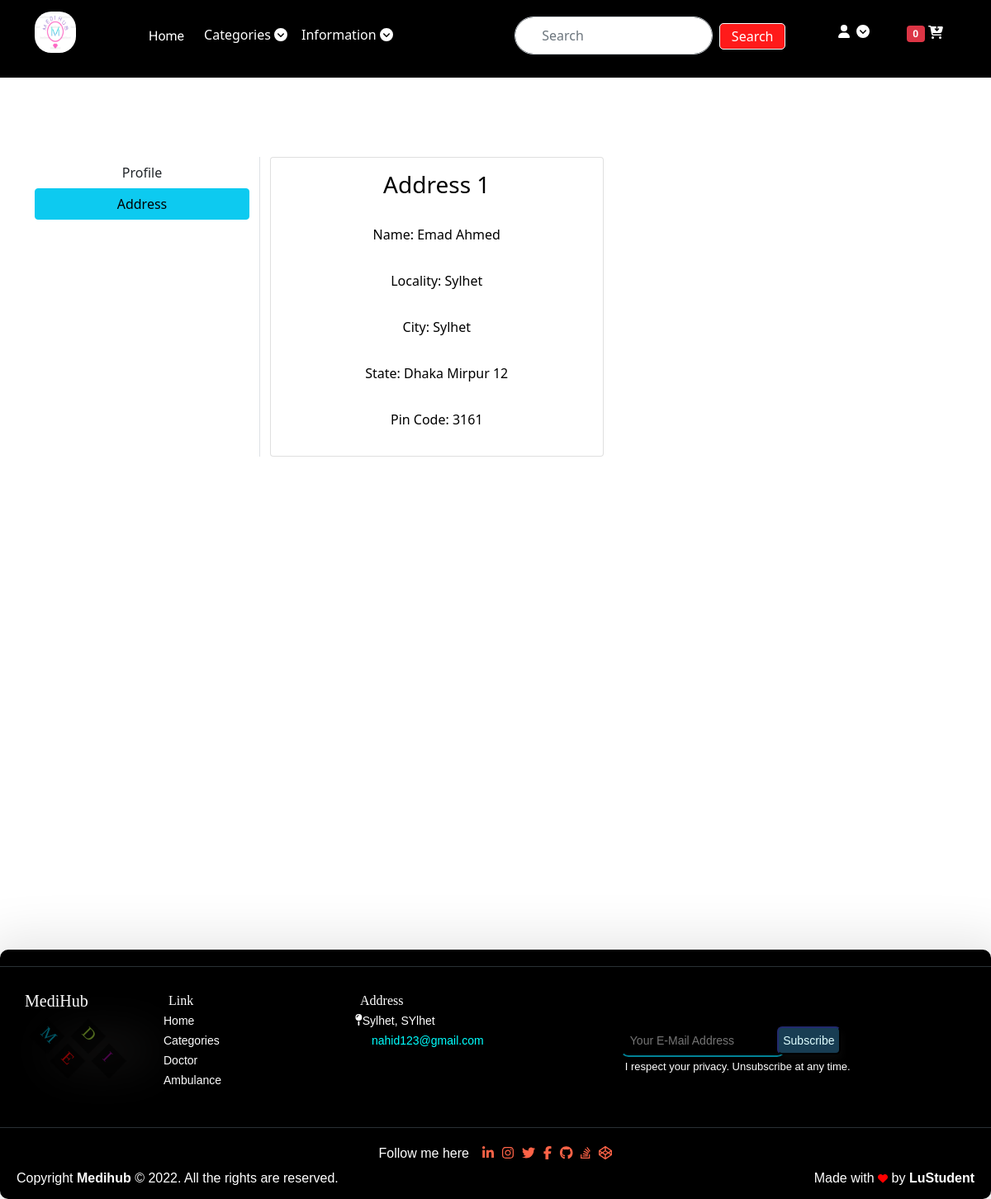
Page /address/ (signed in) on the earlier database version.
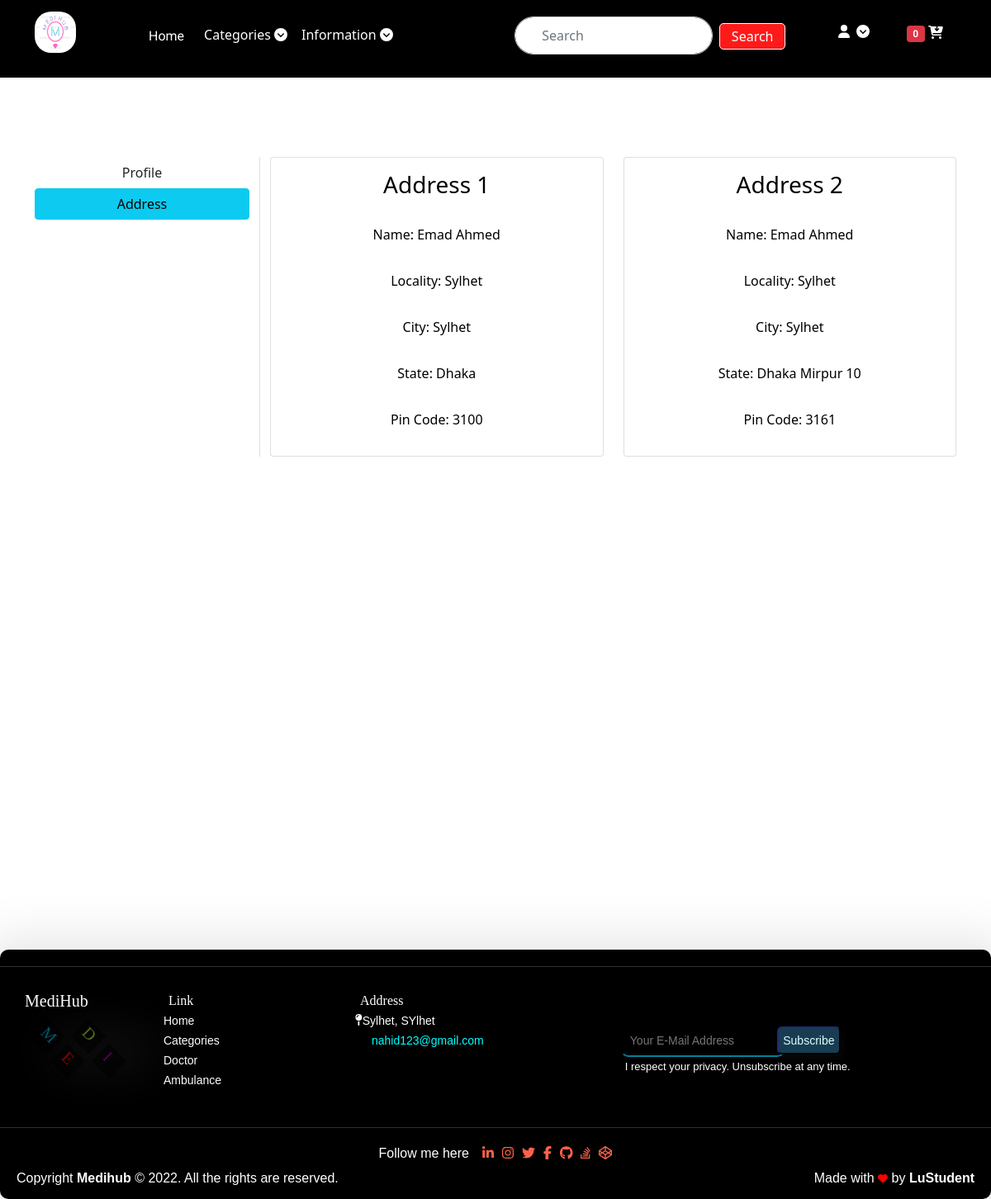
Same page on the later database version.
### mediapp/models.py (models this page shows, shortened)
class Customer(models.Model):
    user = models.ForeignKey(User, on_delete=models.CASCADE)
    name = models.CharField(max_length=200)
    locality = models.CharField(max_length=200)
    city = models.CharField(max_length=50)
    zipcode = models.IntegerField()
    state = models.CharField(choices=STATE_CHOICES, max_length=50)

### mediapp/views.py (the view)
# urls.py: path('address/', views.address, name='address'),
@login_required
def address(request):
    add = Customer.objects.filter(user=request.user)
    if request.user.is_authenticated:
        cart = Cart.objects.filter(user=request.user)
        return render(request, 'app/address.html', {'add': add,  'active': 'btn-info', 'tcart': cart})
    else:
        return render(request, 'app/address.html', {'add': add,  'active': 'btn-info'})

### mediapp/templates/app/address.html (shortened to what this page needs)
{% extends 'app/base.html' %} <br />
{% load static %} <br />
{% block main-content %}
<div class="container my-5" style="height: 100vh">
  <div class="row my-5">
    <div class="col-lg-3 border-end">
      <ul class="list-unstyled">
        <li class="d-grid">
          <a href="{% url 'profile' %}" class="btn ">Profile</a>
        </li>
        <li class="d-grid">
          <a href="{% url 'address' %}" class="btn {{active}}">Address</a>
        </li>
      </ul>
    </div>
    <div class="col-lg-9">
        <div class="row">
        {% for ad in add %}
        <div class="col-lg-6">
        <div class="card">
          <div class="card-body text-center">
            <h3>Address</span> {{forloop.counter}}</h3>
            <p><span> Name:</span> {{ad.name}}</p>
            <p><span>Locality:</span> {{ad.locality}}</p>
            <p><span>City:</span> {{ad.city}}</p>
            <p><span>State:</span> {{ad.state}}</p>
            <p><span>Pin Code:</span> {{ad.zipcode}}</p>
          </div>
        </div>
    </div>
        {% endfor %}
    </div>
      </div>
    </div>
  </div>
  {% endblock main-content %}

Differences in the rows shown:
removed Customer: name "Emad Ahmed", locality "Sylhet", city "Sylhet", state "Dhaka Mirpur 12", zipcode "3161"
added Customer: name "Emad Ahmed", locality "Sylhet", city "Sylhet", state "Dhaka", zipcode "3100"
added Customer: name "Emad Ahmed", locality "Sylhet", city "Sylhet", state "Dhaka Mirpur 10", zipcode "3161"
